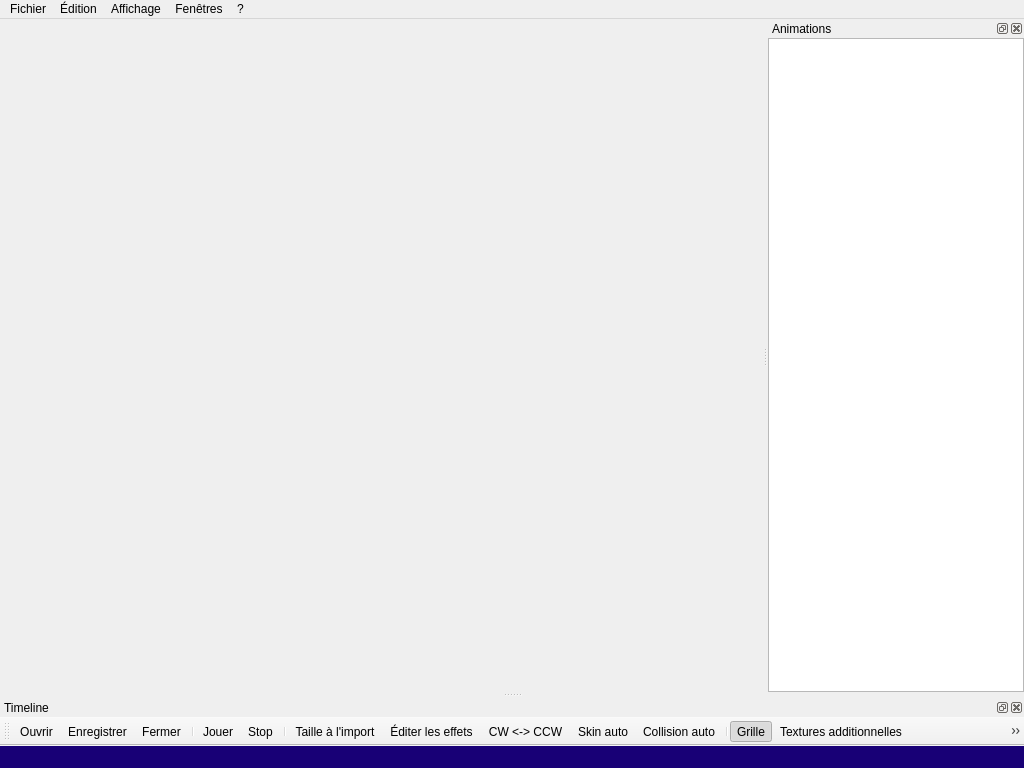
<?xml version="1.0" encoding="UTF-8"?>
<ui version="4.0">
 <class>MainFrameClass</class>
 <widget class="QMainWindow" name="MainFrameClass">
  <property name="geometry">
   <rect>
    <x>0</x>
    <y>0</y>
    <width>1024</width>
    <height>768</height>
   </rect>
  </property>
  <property name="minimumSize">
   <size>
    <width>400</width>
    <height>300</height>
   </size>
  </property>
  <property name="acceptDrops">
   <bool>true</bool>
  </property>
  <property name="windowTitle">
   <string>ModelEditor</string>
  </property>
  <property name="windowIcon">
   <iconset resource="MainFrame.qrc">
    <normaloff>:/MainFrame/Resources/ModelEditor.png</normaloff>:/MainFrame/Resources/ModelEditor.png</iconset>
  </property>
  <widget class="QWidget" name="centralWidget"/>
  <widget class="QMenuBar" name="menuBar">
   <property name="geometry">
    <rect>
     <x>0</x>
     <y>0</y>
     <width>1024</width>
     <height>21</height>
    </rect>
   </property>
   <widget class="QMenu" name="menuFichier">
    <property name="title">
     <string>Fichier</string>
    </property>
    <addaction name="actionOuvrir"/>
    <addaction name="actionEnregistrer"/>
    <addaction name="actionFermer"/>
    <addaction name="separator"/>
    <addaction name="actionQuitter"/>
   </widget>
   <widget class="QMenu" name="menu_dition">
    <property name="title">
     <string>Édition</string>
    </property>
    <addaction name="action_diter_les_effets"/>
    <addaction name="actionCW_CCW"/>
    <addaction name="actionSkin_auto"/>
    <addaction name="actionCollision_auto"/>
    <addaction name="actionTaille_l_import"/>
    <addaction name="separator"/>
    <addaction name="actionGuide_d_import"/>
   </widget>
   <widget class="QMenu" name="menuAffichage">
    <property name="title">
     <string>Affichage</string>
    </property>
    <widget class="QMenu" name="menuLangage">
     <property name="title">
      <string>Langage</string>
     </property>
     <property name="icon">
      <iconset resource="MainFrame.qrc">
       <normaloff>:/MainFrame/Resources/language.png</normaloff>:/MainFrame/Resources/language.png</iconset>
     </property>
     <addaction name="actionFran_ais"/>
     <addaction name="actionEnglish"/>
     <addaction name="actionDeutsch"/>
    </widget>
    <addaction name="actionGrille"/>
    <addaction name="actionCouleur_du_fond"/>
    <addaction name="actionVolume_sonore"/>
    <addaction name="separator"/>
    <addaction name="actionTextures_additionnelles"/>
    <addaction name="actionObjet_de_collision"/>
    <addaction name="actionOs"/>
    <addaction name="actionModel_de_r_f_rence"/>
    <addaction name="separator"/>
    <addaction name="actionJouer"/>
    <addaction name="actionStop"/>
    <addaction name="separator"/>
    <addaction name="actionLOD_0"/>
    <addaction name="actionLOD_1"/>
    <addaction name="actionLOD_2"/>
    <addaction name="separator"/>
    <addaction name="actionSolide"/>
    <addaction name="actionLigne"/>
    <addaction name="actionPoint"/>
    <addaction name="separator"/>
    <addaction name="menuLangage"/>
    <addaction name="actionPlein_cran"/>
    <addaction name="separator"/>
    <addaction name="actionListModel"/>
   </widget>
   <widget class="QMenu" name="menu">
    <property name="title">
     <string>?</string>
    </property>
    <addaction name="action_propos"/>
    <addaction name="actionQt"/>
   </widget>
   <widget class="QMenu" name="menuFen_tres">
    <property name="title">
     <string>Fenêtres</string>
    </property>
   </widget>
   <addaction name="menuFichier"/>
   <addaction name="menu_dition"/>
   <addaction name="menuAffichage"/>
   <addaction name="menuFen_tres"/>
   <addaction name="menu"/>
  </widget>
  <widget class="QStatusBar" name="statusBar">
   <property name="styleSheet">
    <string notr="true">background-color: #180076;</string>
   </property>
  </widget>
  <widget class="QToolBar" name="mainToolBar">
   <property name="windowTitle">
    <string>Barre d'outils</string>
   </property>
   <attribute name="toolBarArea">
    <enum>BottomToolBarArea</enum>
   </attribute>
   <attribute name="toolBarBreak">
    <bool>false</bool>
   </attribute>
   <addaction name="actionOuvrir"/>
   <addaction name="actionEnregistrer"/>
   <addaction name="actionFermer"/>
   <addaction name="separator"/>
   <addaction name="actionJouer"/>
   <addaction name="actionStop"/>
   <addaction name="separator"/>
   <addaction name="actionTaille_l_import"/>
   <addaction name="action_diter_les_effets"/>
   <addaction name="actionCW_CCW"/>
   <addaction name="actionSkin_auto"/>
   <addaction name="actionCollision_auto"/>
   <addaction name="separator"/>
   <addaction name="actionGrille"/>
   <addaction name="actionTextures_additionnelles"/>
   <addaction name="actionObjet_de_collision"/>
   <addaction name="actionOs"/>
   <addaction name="actionModel_de_r_f_rence"/>
   <addaction name="separator"/>
   <addaction name="actionSolide"/>
   <addaction name="actionLigne"/>
   <addaction name="actionPoint"/>
   <addaction name="separator"/>
   <addaction name="actionLOD_0"/>
   <addaction name="actionLOD_1"/>
   <addaction name="actionLOD_2"/>
   <addaction name="separator"/>
   <addaction name="actionVolume_sonore"/>
  </widget>
  <widget class="QDockWidget" name="dockTimeline">
   <property name="allowedAreas">
    <set>Qt::BottomDockWidgetArea|Qt::TopDockWidgetArea</set>
   </property>
   <property name="windowTitle">
    <string>Timeline</string>
   </property>
   <attribute name="dockWidgetArea">
    <number>8</number>
   </attribute>
   <widget class="QWidget" name="dockWidgetContents"/>
  </widget>
  <widget class="QDockWidget" name="dockAnimations">
   <property name="allowedAreas">
    <set>Qt::LeftDockWidgetArea|Qt::RightDockWidgetArea</set>
   </property>
   <property name="windowTitle">
    <string>Animations</string>
   </property>
   <attribute name="dockWidgetArea">
    <number>2</number>
   </attribute>
   <widget class="QWidget" name="dockWidgetContents_2">
    <layout class="QHBoxLayout" name="horizontalLayout">
     <property name="spacing">
      <number>0</number>
     </property>
     <property name="leftMargin">
      <number>0</number>
     </property>
     <property name="topMargin">
      <number>0</number>
     </property>
     <property name="rightMargin">
      <number>0</number>
     </property>
     <property name="bottomMargin">
      <number>0</number>
     </property>
     <item>
      <widget class="QListView" name="motionList">
       <property name="maximumSize">
        <size>
         <width>16777215</width>
         <height>16777215</height>
        </size>
       </property>
       <property name="editTriggers">
        <set>QAbstractItemView::NoEditTriggers</set>
       </property>
       <property name="uniformItemSizes">
        <bool>true</bool>
       </property>
      </widget>
     </item>
    </layout>
   </widget>
  </widget>
  <action name="action_propos">
   <property name="icon">
    <iconset resource="MainFrame.qrc">
     <normaloff>:/MainFrame/Resources/about.png</normaloff>:/MainFrame/Resources/about.png</iconset>
   </property>
   <property name="text">
    <string>À propos</string>
   </property>
  </action>
  <action name="actionQt">
   <property name="icon">
    <iconset resource="MainFrame.qrc">
     <normaloff>:/MainFrame/Resources/about.png</normaloff>:/MainFrame/Resources/about.png</iconset>
   </property>
   <property name="text">
    <string>Qt</string>
   </property>
  </action>
  <action name="actionOuvrir">
   <property name="icon">
    <iconset resource="MainFrame.qrc">
     <normaloff>:/MainFrame/Resources/open.png</normaloff>:/MainFrame/Resources/open.png</iconset>
   </property>
   <property name="text">
    <string>Ouvrir</string>
   </property>
  </action>
  <action name="actionFermer">
   <property name="icon">
    <iconset resource="MainFrame.qrc">
     <normaloff>:/MainFrame/Resources/close.png</normaloff>:/MainFrame/Resources/close.png</iconset>
   </property>
   <property name="text">
    <string>Fermer</string>
   </property>
  </action>
  <action name="actionQuitter">
   <property name="icon">
    <iconset resource="MainFrame.qrc">
     <normaloff>:/MainFrame/Resources/quit.png</normaloff>:/MainFrame/Resources/quit.png</iconset>
   </property>
   <property name="text">
    <string>Quitter</string>
   </property>
  </action>
  <action name="action_diter_les_effets">
   <property name="icon">
    <iconset resource="MainFrame.qrc">
     <normaloff>:/MainFrame/Resources/settings.png</normaloff>:/MainFrame/Resources/settings.png</iconset>
   </property>
   <property name="text">
    <string>Éditer les effets</string>
   </property>
  </action>
  <action name="actionGrille">
   <property name="checkable">
    <bool>true</bool>
   </property>
   <property name="checked">
    <bool>true</bool>
   </property>
   <property name="icon">
    <iconset resource="MainFrame.qrc">
     <normaloff>:/MainFrame/Resources/grid.png</normaloff>:/MainFrame/Resources/grid.png</iconset>
   </property>
   <property name="text">
    <string>Grille</string>
   </property>
  </action>
  <action name="actionTextures_additionnelles">
   <property name="icon">
    <iconset resource="MainFrame.qrc">
     <normaloff>:/MainFrame/Resources/texture.png</normaloff>:/MainFrame/Resources/texture.png</iconset>
   </property>
   <property name="text">
    <string>Textures additionnelles</string>
   </property>
  </action>
  <action name="actionJouer">
   <property name="checkable">
    <bool>true</bool>
   </property>
   <property name="icon">
    <iconset resource="MainFrame.qrc">
     <normaloff>:/MainFrame/Resources/play.png</normaloff>
     <normalon>:/MainFrame/Resources/pause.png</normalon>:/MainFrame/Resources/play.png</iconset>
   </property>
   <property name="text">
    <string>Jouer</string>
   </property>
  </action>
  <action name="actionStop">
   <property name="icon">
    <iconset resource="MainFrame.qrc">
     <normaloff>:/MainFrame/Resources/stop.png</normaloff>:/MainFrame/Resources/stop.png</iconset>
   </property>
   <property name="text">
    <string>Stop</string>
   </property>
  </action>
  <action name="actionLOD_0">
   <property name="checkable">
    <bool>true</bool>
   </property>
   <property name="checked">
    <bool>true</bool>
   </property>
   <property name="icon">
    <iconset resource="MainFrame.qrc">
     <normaloff>:/MainFrame/Resources/lod1.png</normaloff>:/MainFrame/Resources/lod1.png</iconset>
   </property>
   <property name="text">
    <string>LOD 0</string>
   </property>
  </action>
  <action name="actionLOD_1">
   <property name="checkable">
    <bool>true</bool>
   </property>
   <property name="icon">
    <iconset resource="MainFrame.qrc">
     <normaloff>:/MainFrame/Resources/lod2.png</normaloff>:/MainFrame/Resources/lod2.png</iconset>
   </property>
   <property name="text">
    <string>LOD 1</string>
   </property>
  </action>
  <action name="actionLOD_2">
   <property name="checkable">
    <bool>true</bool>
   </property>
   <property name="icon">
    <iconset resource="MainFrame.qrc">
     <normaloff>:/MainFrame/Resources/lod3.png</normaloff>:/MainFrame/Resources/lod3.png</iconset>
   </property>
   <property name="text">
    <string>LOD 2</string>
   </property>
  </action>
  <action name="actionEnregistrer">
   <property name="icon">
    <iconset resource="MainFrame.qrc">
     <normaloff>:/MainFrame/Resources/save_as.png</normaloff>:/MainFrame/Resources/save_as.png</iconset>
   </property>
   <property name="text">
    <string>Enregistrer</string>
   </property>
  </action>
  <action name="actionGuide_d_import">
   <property name="icon">
    <iconset resource="MainFrame.qrc">
     <normaloff>:/MainFrame/Resources/about.png</normaloff>:/MainFrame/Resources/about.png</iconset>
   </property>
   <property name="text">
    <string>Guide d'import</string>
   </property>
  </action>
  <action name="actionPlein_cran">
   <property name="checkable">
    <bool>true</bool>
   </property>
   <property name="icon">
    <iconset resource="MainFrame.qrc">
     <normaloff>:/MainFrame/Resources/fullscreen.png</normaloff>:/MainFrame/Resources/fullscreen.png</iconset>
   </property>
   <property name="text">
    <string>Plein écran</string>
   </property>
  </action>
  <action name="actionCouleur_du_fond">
   <property name="icon">
    <iconset resource="MainFrame.qrc">
     <normaloff>:/MainFrame/Resources/background_color.png</normaloff>:/MainFrame/Resources/background_color.png</iconset>
   </property>
   <property name="text">
    <string>Couleur du fond</string>
   </property>
  </action>
  <action name="actionFran_ais">
   <property name="checkable">
    <bool>true</bool>
   </property>
   <property name="checked">
    <bool>true</bool>
   </property>
   <property name="icon">
    <iconset resource="MainFrame.qrc">
     <normaloff>:/MainFrame/Resources/language_french.png</normaloff>:/MainFrame/Resources/language_french.png</iconset>
   </property>
   <property name="text">
    <string>Français</string>
   </property>
  </action>
  <action name="actionEnglish">
   <property name="checkable">
    <bool>true</bool>
   </property>
   <property name="icon">
    <iconset resource="MainFrame.qrc">
     <normaloff>:/MainFrame/Resources/language_english.png</normaloff>:/MainFrame/Resources/language_english.png</iconset>
   </property>
   <property name="text">
    <string>English</string>
   </property>
  </action>
  <action name="actionObjet_de_collision">
   <property name="checkable">
    <bool>true</bool>
   </property>
   <property name="icon">
    <iconset resource="MainFrame.qrc">
     <normaloff>:/MainFrame/Resources/collision.png</normaloff>:/MainFrame/Resources/collision.png</iconset>
   </property>
   <property name="text">
    <string>Objet de collision</string>
   </property>
  </action>
  <action name="actionCW_CCW">
   <property name="icon">
    <iconset resource="MainFrame.qrc">
     <normaloff>:/MainFrame/Resources/cw_ccw.png</normaloff>:/MainFrame/Resources/cw_ccw.png</iconset>
   </property>
   <property name="text">
    <string>CW &lt;-&gt; CCW</string>
   </property>
  </action>
  <action name="actionSkin_auto">
   <property name="icon">
    <iconset resource="MainFrame.qrc">
     <normaloff>:/MainFrame/Resources/Skin.png</normaloff>:/MainFrame/Resources/Skin.png</iconset>
   </property>
   <property name="text">
    <string>Skin auto</string>
   </property>
  </action>
  <action name="actionVolume_sonore">
   <property name="icon">
    <iconset resource="MainFrame.qrc">
     <normaloff>:/MainFrame/Resources/volume.png</normaloff>:/MainFrame/Resources/volume.png</iconset>
   </property>
   <property name="text">
    <string>Volume sonore</string>
   </property>
  </action>
  <action name="actionDeutsch">
   <property name="checkable">
    <bool>true</bool>
   </property>
   <property name="icon">
    <iconset resource="MainFrame.qrc">
     <normaloff>:/MainFrame/Resources/language_german.png</normaloff>:/MainFrame/Resources/language_german.png</iconset>
   </property>
   <property name="text">
    <string>Deutsch</string>
   </property>
  </action>
  <action name="actionOs">
   <property name="checkable">
    <bool>true</bool>
   </property>
   <property name="icon">
    <iconset resource="MainFrame.qrc">
     <normaloff>:/MainFrame/Resources/bones.png</normaloff>:/MainFrame/Resources/bones.png</iconset>
   </property>
   <property name="text">
    <string>Os</string>
   </property>
  </action>
  <action name="actionSolide">
   <property name="checkable">
    <bool>true</bool>
   </property>
   <property name="checked">
    <bool>true</bool>
   </property>
   <property name="icon">
    <iconset resource="MainFrame.qrc">
     <normaloff>:/MainFrame/Resources/fill_solid.png</normaloff>:/MainFrame/Resources/fill_solid.png</iconset>
   </property>
   <property name="text">
    <string>Solide</string>
   </property>
  </action>
  <action name="actionLigne">
   <property name="checkable">
    <bool>true</bool>
   </property>
   <property name="icon">
    <iconset resource="MainFrame.qrc">
     <normaloff>:/MainFrame/Resources/fill_line.png</normaloff>:/MainFrame/Resources/fill_line.png</iconset>
   </property>
   <property name="text">
    <string>Ligne</string>
   </property>
  </action>
  <action name="actionPoint">
   <property name="checkable">
    <bool>true</bool>
   </property>
   <property name="icon">
    <iconset resource="MainFrame.qrc">
     <normaloff>:/MainFrame/Resources/fill_point.png</normaloff>:/MainFrame/Resources/fill_point.png</iconset>
   </property>
   <property name="text">
    <string>Point</string>
   </property>
  </action>
  <action name="actionTaille_l_import">
   <property name="icon">
    <iconset resource="MainFrame.qrc">
     <normaloff>:/MainFrame/Resources/scale.png</normaloff>:/MainFrame/Resources/scale.png</iconset>
   </property>
   <property name="text">
    <string>Taille à l'import</string>
   </property>
  </action>
  <action name="actionModel_de_r_f_rence">
   <property name="icon">
    <iconset resource="MainFrame.qrc">
     <normaloff>:/MainFrame/Resources/model.png</normaloff>:/MainFrame/Resources/model.png</iconset>
   </property>
   <property name="text">
    <string>Model de référence</string>
   </property>
  </action>
  <action name="actionCollision_auto">
   <property name="icon">
    <iconset resource="MainFrame.qrc">
     <normaloff>:/MainFrame/Resources/Coll.png</normaloff>:/MainFrame/Resources/Coll.png</iconset>
   </property>
   <property name="text">
    <string>Collision auto</string>
   </property>
  </action>
  <action name="actionListModel">
   <property name="icon">
    <iconset resource="MainFrame.qrc">
     <normaloff>:/MainFrame/Resources/open.png</normaloff>:/MainFrame/Resources/open.png</iconset>
   </property>
   <property name="text">
    <string>Liste des models</string>
   </property>
  </action>
 </widget>
 <layoutdefault spacing="6" margin="11"/>
 <resources>
  <include location="MainFrame.qrc"/>
 </resources>
 <connections>
  <connection>
   <sender>actionQuitter</sender>
   <signal>triggered()</signal>
   <receiver>MainFrameClass</receiver>
   <slot>close()</slot>
   <hints>
    <hint type="sourcelabel">
     <x>-1</x>
     <y>-1</y>
    </hint>
    <hint type="destinationlabel">
     <x>408</x>
     <y>275</y>
    </hint>
   </hints>
  </connection>
 </connections>
</ui>
